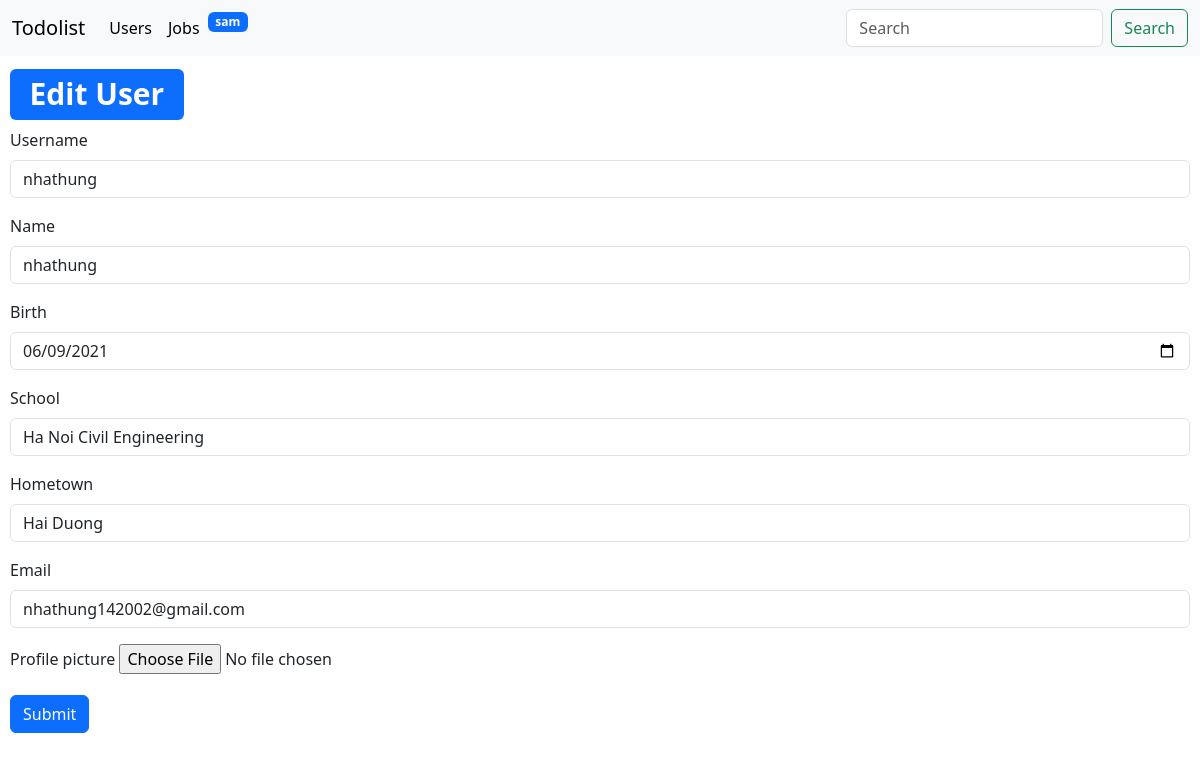
The app's page /users/edit/1 (signed in) with its own data.
### home/models.py (models this page shows, shortened)
class User(AbstractUser):
    name = models.CharField(max_length=200, null=False, blank=False)
    birth = models.DateField(blank=True,null=True)
    school = models.CharField(blank=True,null=True, max_length=150)
    hometown = models.CharField(blank=True,null=True, max_length=150)
    email = models.EmailField(null=False, blank=False, unique=True)
    profile_picture = models.ImageField(null=True, blank=True, default='avatar.svg')

### home/views.py (the view, shortened to what this page needs)
# urls.py: path('users/edit/<str:pk>', views.updateUser, name='updateUser'),
def updateUser(request,pk):
    pageView = 'edit'
    user = User.objects.get(id=pk)
    form = UpdateUserForm(instance=user)
    context = {'form':form, 'pageView':pageView}
    return render(request, 'home/user.html', context)

### home/forms.py
class UpdateUserForm(ModelForm):
    birth = forms.DateField(widget=forms.DateInput(attrs= {'type':'date', 'class':'form-control form-inline','placeholder':'Select date of birth'}))
    class Meta:
        model = User
        fields = ['username', 'name', 'birth', 'school', 'hometown','email', 'profile_picture']
        widgets = {
            'username':forms.TextInput(attrs={'class':'form-control', 'placeholder':'Username'}),
            'name':forms.TextInput(attrs={'class':'form-control', 'placeholder':'Name'}),
            'school':forms.TextInput(attrs={'class':'form-control', 'placeholder':'School'}),
            'hometown':forms.TextInput(attrs={'class':'form-control', 'placeholder':'hometown'}),
            'email':forms.TextInput(attrs={'type':'email','class':'form-control', 'placeholder':'Email address'}),
            'profile_picture':forms.FileInput()
        }

### home/templates/home/user.html (shortened to what this page needs)
{% extends "base.html" %}
{% block content %}
{% if pageView == 'add' %}
<div style="padding: 10px">
<h1><span class="badge text-bg-primary">Add User</span></h1>
<form method="POST" enctype="multipart/form-data">
    {% csrf_token %}
    {% for field in form %}
    <div class="mb-3">
      <label for="exampleInputEmail1" class="form-label">{{field.label}}</label>
      {{field}}
    </div>
    {% endfor %}
    <button type="submit" class="btn btn-primary">Submit</button>
  </form>
</div>
{% elif  pageView == 'edit' %}
<div style="padding: 10px">
    <h1><span class="badge text-bg-primary">Edit User</span></h1>
    <form method="POST" enctype="multipart/form-data">
        {% for field in form %}
        <div class="mb-3">
          <label for="exampleInputEmail1" class="form-label">{{field.label}}</label>
          {{field}}
        </div>
        {% endfor %}
        <button type="submit" class="btn btn-primary">Submit</button>
      </form>
</div>
{% endif %}
{% endblock content %}

### templates/nav.html (shortened to what this page needs)
<nav class="navbar navbar-expand-lg bg-body-tertiary">
    <div class="container-fluid">
        <a class="navbar-brand" href="{% url "home" %}">Todolist</a>
        <div class="collapse navbar-collapse" id="navbarSupportedContent">
            <ul class="navbar-nav me-auto mb-2 mb-lg-0">
                <li class="nav-item">
                    <a class="nav-link active" aria-current="page" href="{% url "userPage" %}">Users</a>
                </li>
                <li class="nav-item">
                    <a class="nav-link active" aria-current="page" href="{% url "jobPage" %}">Jobs</a>
                </li>
                <li class="nav-item">
                    <span class="badge text-bg-primary">{{request.user.username}}</span>
                </li>
            </ul>
            <form class="d-flex" role="search">
                <input class="form-control me-2" type="search" placeholder="Search" aria-label="Search">
                <button class="btn btn-outline-success" type="submit">Search</button>
            </form>
        </div>
    </div>
</nav>

### records on screen
User: user.username "sam"
User: form "nhathung" "nhathung" "06/09/2021" "Ha Noi Civil Engineering" "Hai Duong" "nhathung142002@gmail.com"

### other values on screen
{{ field.label }} "Username" "Name" "Birth" "School" "Hometown" "Email" "Profile picture"
